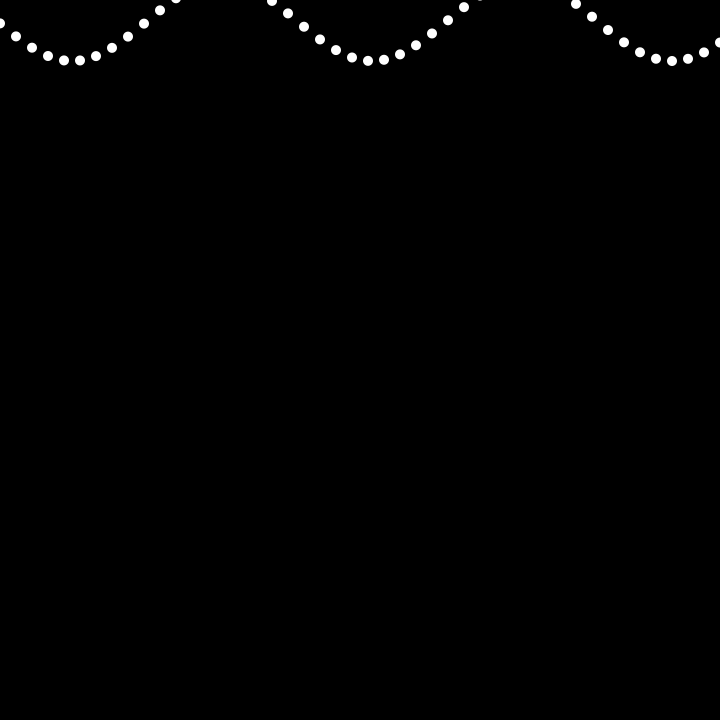
Frame 1 (no input)
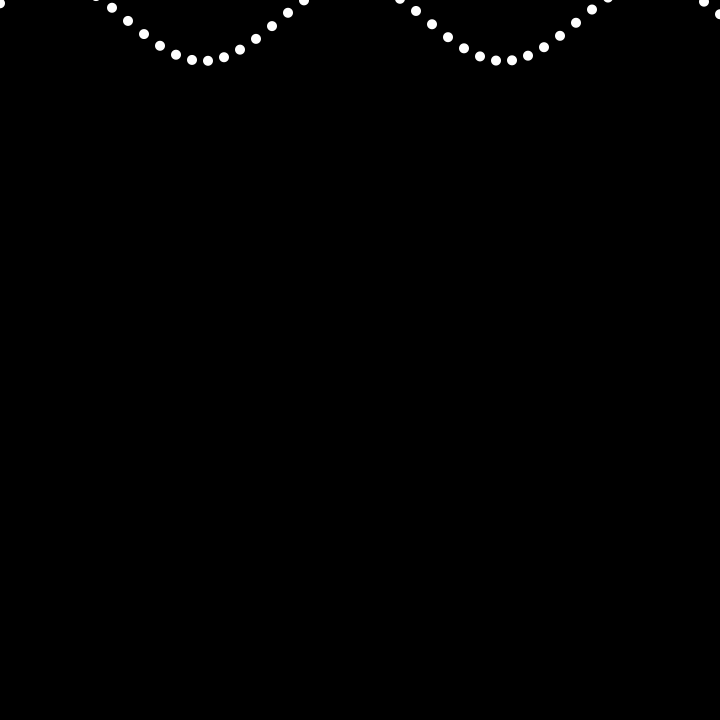
Frame 60 (the mouse pressed at the canvas centre just before this capture)
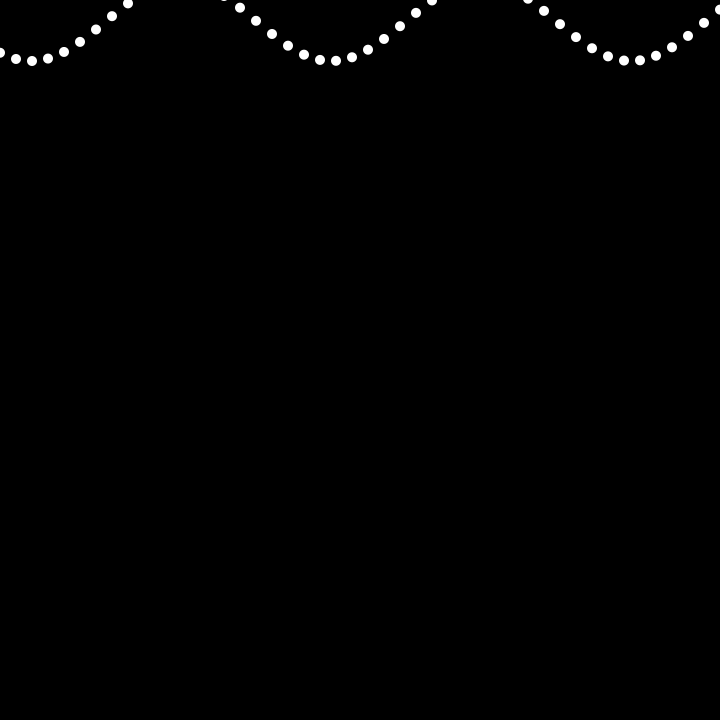
Frame 120 (the mouse held since frame 60 and released just before this capture)

The Processing sketch that drew these frames (run headless with seeded random() and noise(); from frame 60 on, the mouse is pressed at the canvas centre):

// Processing sketch: waves_class
// ── waves_class.pde
/**
 * Sine Wave
 * by Daniel Shiffman.  
 * 
 * Render a simple sine wave. 
 */
 
int xspacing = 16;   // How far apart should each horizontal location be spaced
int w;              // Width of entire wave

float theta = 0.0;  // Start angle at 0
float amplitude = 40.0;  // Height of wave
float period = 300.0;  // How many pixels before the wave repeats
float dx;  // Value for incrementing X, a function of period and xspacing
float[] yvalues;  // Using an array to store height values for the wave


void setup() {
  size(720, 720);
  w = width+16;
  dx = (TWO_PI / period) * xspacing;
  yvalues = new float[w/xspacing];
}


void draw() {
  background(0);
  calcWave();
  renderWave();
}

void calcWave() {
  // Increment theta (try different values for 'angular velocity' here
  theta += 0.06;

  // For every x value, calculate a y value with sine function
  float x = theta;
  for (int i = 0; i < yvalues.length; i++) {
    yvalues[i] = sin(x)*amplitude;
    x+=dx;
  }
}

void renderWave() {
  noStroke();
  fill(255);
  // A simple way to draw the wave with an ellipse at each location
  for (int x = 0; x < yvalues.length; x++) {
    ellipse(x*xspacing, height/33+yvalues[x], 10, 10);
  }
}
